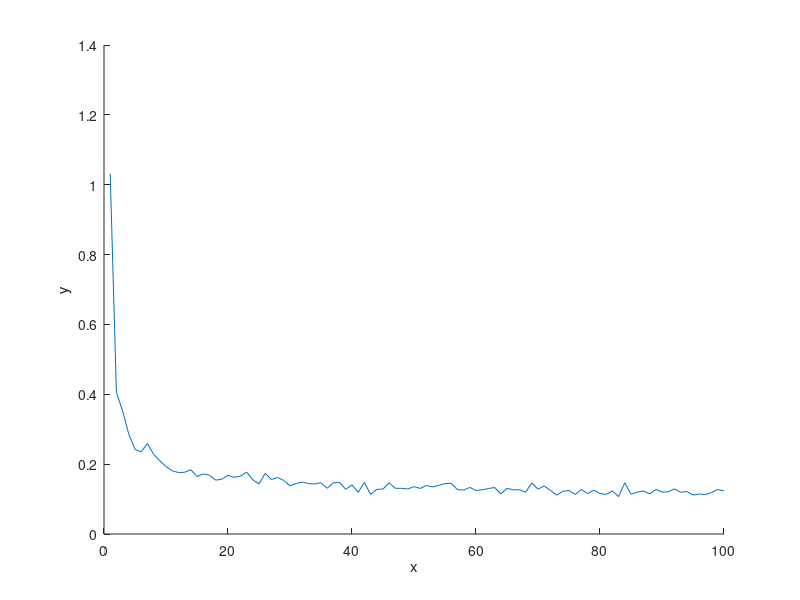

Source code (MATLAB):
% Open the file for reading
fid = fopen('cost_nn.txt', 'r');

% Read the data from the file into a vector
data_ = fscanf(fid, '%f'); 

% Close the file
fclose(fid);

% Split the data into two sets
n = length(data_); 
data__ = data_(1:n);

x1 = 1:length(data__);

% Create a plot of the two sets of data
hold on;
plot(x1, data__); 
hold off;
xlabel('x');
ylabel('y');